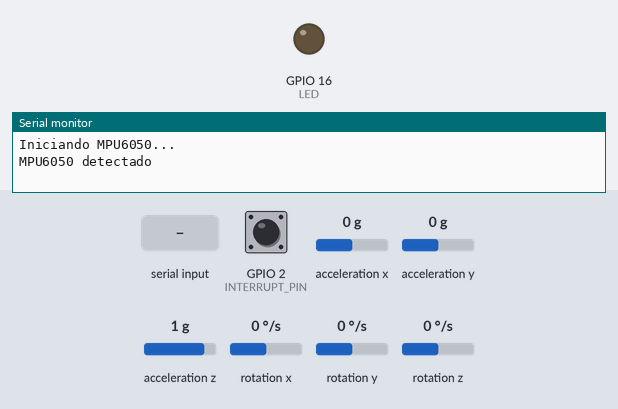
This sketch was run on a simulated ESP32. On the bench: output pins drawn as LEDs (lit = HIGH), the last lines printed to the serial monitor. Dashed ring = blinking. The inputs (shaded band) are chosen by the test bench; at power-on: GPIO 2 (INTERRUPT_PIN) LOW, acceleration x 0 g, acceleration y 0 g, acceleration z 1 g, rotation x 0 °/s, rotation y 0 °/s, rotation z 0 °/s. The sensor or clock chip raises its interrupt line as the real part does; nothing arrives over Bluetooth unless stated.

Above: at 0.1 s.
At 1.7 s:
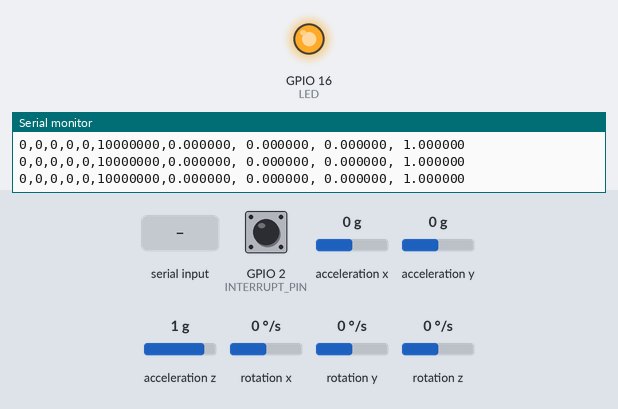
1.8 s: "1" received over the second serial link
At 2.02 s:
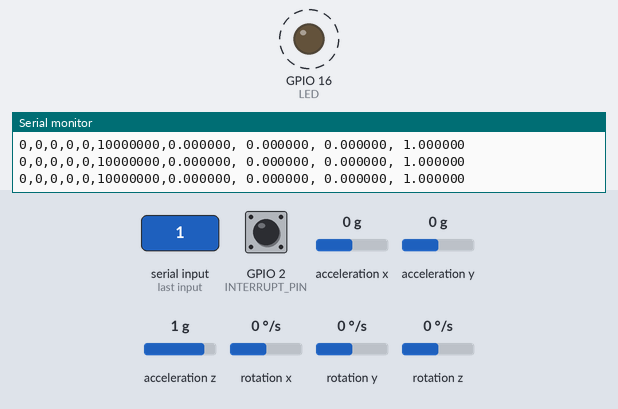
Timing chart, 0 to 4.8 s (numbered marks = the images above; inputs shaded):
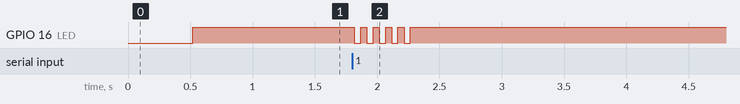

Measured:
- after the input at 1.8 s, GPIO 16 (LED): alternates HIGH for 0.05 s and LOW for 0.05 s, 10 changes in all, then stays HIGH, starting at once

The sketch:

CLAU_MPU6050.ino
```cpp
#include <Wire.h>
#include "I2Cdev.h"
#include "MPU6050_6Axis_MotionApps20.h"
#include <BluetoothSerial.h>


//#define I2C_SDA 21       // Pin de transmisión de información
//#define I2C_SCL 22       // Pin de sincronización con el reloj
//#define BTN1 34          // Pin para dedo índice
//#define BTN2 5           // Pin para dedo corazón
#define INTERRUPT_PIN 2    // pin de interrupción
#define LED 16             // LED de actividad
#define NAME "Clau-ceeibis-v3"

MPU6050 mpu;
BluetoothSerial SerialBt;

volatile bool mpuInterrupt = false;
void dmpDataReady() { mpuInterrupt = true; }

bool dmpReady = false;
uint8_t fifoBuffer[64];
uint16_t packetSize;

Quaternion q;
float q_offset_w = 1, q_offset_x = 0, q_offset_y = 0, q_offset_z = 0;
bool calibrated = false;

//Variables para la impresión
int16_t ax, ay, az;
int16_t gx, gy, gz;
float qw, qx, qy, qz;

//======================== SetUP ======================

void setup() {
  Serial.begin(115200);
  SerialBt.begin(NAME);
  pinMode(LED, OUTPUT);

  Wire.begin();
  Wire.setClock(400000);

  Serial.println("Iniciando MPU6050...");
  mpu.initialize();
  pinMode(INTERRUPT_PIN, INPUT);

  if (!mpu.testConnection()) {
    Serial.println("MPU6050 no detectado");
    //while (1) delay(100);
  }
  Serial.println("MPU6050 detectado");

  // DMP
  uint8_t devStatus = mpu.dmpInitialize();
  mpu.setXGyroOffset(220);
  mpu.setYGyroOffset(76);
  mpu.setZGyroOffset(-85);
  mpu.setZAccelOffset(1788);

  // ------------------ Calibración
  if (devStatus == 0) {
    mpu.CalibrateAccel(6);
    mpu.CalibrateGyro(6);
    mpu.PrintActiveOffsets();

    mpu.setDMPEnabled(true);
    attachInterrupt(digitalPinToInterrupt(INTERRUPT_PIN), dmpDataReady, RISING);
    packetSize = mpu.dmpGetFIFOPacketSize();
    dmpReady = true;
    Serial.println("DMP listo");
    Serial.println("Iniciando...");
  } else {
    Serial.print("DMP Initialization failed (code ");
    Serial.print(devStatus);
    Serial.println(")");
    while(1) delay(100);
  }
}

void loop() {

  delay(8); // sampling rate 100hz aprox

  // Calibración por Serial
  if (SerialBt.available()) {
    if (SerialBt.read() == '1'){
      for(int i=0; i<5; i++){
        digitalWrite(LED, LOW);
        delay(50);
        digitalWrite(LED, HIGH);
        delay(50);
      }
      calibrateQuaternion(); //Calibración por puerto serial
    }

  }

  if (!dmpReady) return;

  if (mpu.dmpGetCurrentFIFOPacket(fifoBuffer)) {
    mpu.dmpGetQuaternion(&q, fifoBuffer);

    // Obtener cuaterniones
    qw = q.w;
    qx = q.x;
    qy = q.y;
    qz = q.z;
    applyCalibration(qw, qx, qy, qz); // Se aplica la calibración

    // Obtener gyro
    mpu.getRotation(&gx, &gy, &gz);

    // Obtener acelerómetro
    mpu.getAcceleration(&ax, &ay, &az);

    // Imprimir por serial
    printSerialData();

    // Imprimir por Bluteooth
    if (SerialBt.connected()) {
      printSerialBtData();
    }

    // Comprobación de conexión Bluetooth
    digitalWrite(LED, SerialBt.connected() ? HIGH : LOW);
  }
}

// ======================= Calibraciones =============
// Calibrar cuaternión actual como 1,0,0,0
void calibrateQuaternion() {
  q_offset_w = q.w;
  q_offset_x = q.x;
  q_offset_y = q.y;
  q_offset_z = q.z;
  calibrated = true;
  Serial.println("Calibrado → cuaternión será 1,0,0,0");
}

// Aplica la calibración
void applyCalibration(float &w, float &x, float &y, float &z) {
  if (!calibrated) return;

  // Conjugado del offset
  float ow = q_offset_w;
  float ox = -q_offset_x;
  float oy = -q_offset_y;
  float oz = -q_offset_z;

  float rw = ow*w - ox*x - oy*y - oz*z;
  float rx = ow*x + ox*w + oy*z - oz*y;
  float ry = ow*y - ox*z + oy*w + oz*x;
  float rz = ow*z + ox*y - oy*x + oz*w;

  w = rw; x = rx; y = ry; z = rz;
}

// ======================= Envio de datos =============
void printSerialData(){
  Serial.print(gx, 4); Serial.print(",");
  Serial.print(gy, 4); Serial.print(",");
  Serial.print(gz, 4); Serial.print(",");

  Serial.print(ax, 4); Serial.print(",");
  Serial.print(ay, 4); Serial.print(",");
  Serial.print(az, 4); Serial.print(",");

  Serial.print(qx, 6); Serial.print(", ");
  Serial.print(qy, 6); Serial.print(", ");
  Serial.print(qz, 6); Serial.print(", ");
  Serial.println(qw, 6);
}

void printSerialBtData(){
  SerialBt.print(gx, 4); SerialBt.print(",");
  SerialBt.print(gy, 4); SerialBt.print(",");
  SerialBt.print(gz, 4); SerialBt.print(",");

  SerialBt.print(ax, 4); SerialBt.print(",");
  SerialBt.print(ay, 4); SerialBt.print(",");
  SerialBt.print(az, 4); SerialBt.print(",");

  SerialBt.print(qx, 6); SerialBt.print(", ");
  SerialBt.print(qy, 6); SerialBt.print(", ");
  SerialBt.print(qz, 6); SerialBt.print(", ");
  SerialBt.println(qw, 6);
}
```
